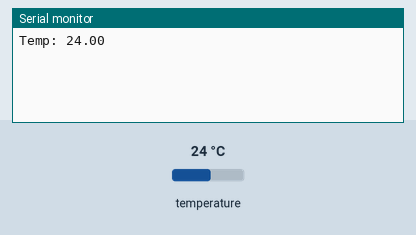
Recording of a sketch running on a simulated Arduino Uno, built with avr-gcc and run on an emulated ATmega328P. Shown: the last lines printed to the serial monitor. Wiring (inferred from the names in the program): DS18B20 sensor: data pin 2. Inputs (shaded band) come from the test bench; at power-on: temperature 24 °C.

Above: at 11.6 s.
11.7 s: temperature set to 12 °C
At 11.7 s:
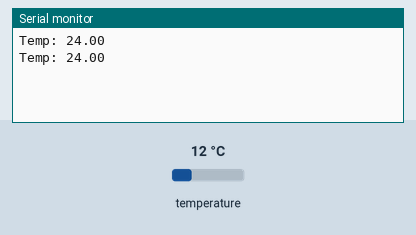
22.5 s: temperature set to 19 °C
At 22.5 s:
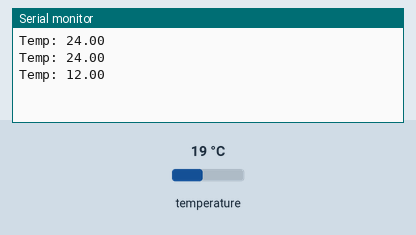
Timing chart, 0 to 25.5 s (numbered marks = the images above; inputs shaded):
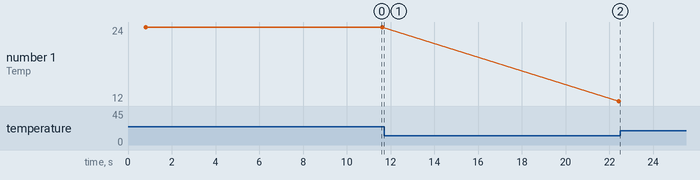

The sketch:

test_rx.ino
```cpp
// #define PIN 2
// #define N_READS 1000

// bool data[N_READS];
// uint8_t reading[N_READS / 2];
// uint8_t curr, index = 0;

// void setup() {
//     pinMode(PIN, OUTPUT);
//     Serial.begin(9600);
//     Serial.println("Begin");
//     digitalWrite(PIN, LOW);
//     delayMicroseconds(750);
//     noInterrupts();
//     pinMode(PIN, INPUT_PULLUP);
//     for (int i = 0; i < N_READS; i++) {
//         data[i] = digitalRead(PIN);
//     }
//     interrupts();
//     for (int j = 0; j < N_READS; ) {
//         curr = data[j];
//         reading[index++] = curr;
//         while (data[++j] == curr) {
//             reading[index]++;
//         }
//         index++;
//     }
//     for (int m = 0; m < N_READS / 2; ) {
//         Serial.print("Status ");
//         Serial.println(reading[m++]);
//         Serial.print("Cycles ");
//         Serial.println(reading[m++]);
//         Serial.println("--------");
//     }
// }

// void loop() {}
```

functions.c
```cpp
// #include <stdint.h>

// //TODO: add initialization function, setting the resolution, make the temp conversion resolution independent

// #define SKIP_ROM    0xCC
// #define READ_ROM    0x33
// #define CONV_T      0x44
// #define READ_SP     0xBE
// #define WRITE_SP    0x4E
// #define COPY_SP     0x48

// //transmit a "0"
// void tx_0(uint8_t pin) {
//     pinMode(pin, OUTPUT);
//     //pull low
//     digitalWrite(pin, LOW);
//     //wait >60 us
//     delayMicroseconds(65);
//     //release
//     pinMode(pin, INPUT_PULLUP);
//     //wait to 70 us
//     delayMicroseconds(5);
// }

// //transmit a "1"
// void tx_1(uint8_t pin) {
//     pinMode(pin, OUTPUT);
//     //pull low
//     digitalWrite(pin, LOW);
//     //wait <15 us
//     delayMicroseconds(10);
//     //release
//     pinMode(pin, INPUT_PULLUP);
//     //wait to 70 us
//     delayMicroseconds(60);
// }

// //transmit a reset pulse
// uint8_t tx_reset(uint8_t pin) {
//     pinMode(pin, OUTPUT);
//     //pull low
//     digitalWrite(pin, LOW);
//     //wait >480 us
//     delayMicroseconds(500);
//     pinMode(pin, INPUT_PULLUP);
//     delayMicroseconds(100);
//     //if bus is not high, return an error
//     //TODO: check if this is correct for this config
//     if (digitalRead(pin) != 1) {
//         return 1;
//     }
//     delayMicroseconds(400);
//     return 0;
// }

// //transmit one byte of data (one command)
// void tx_byte(uint8_t byte, uint8_t pin) {
//     for (int i = 0; i < 8; i++) {
//         //transmission is least significant byte first
//         if ((byte >> i) & 0b00000001) {
//             tx_0(pin);
//         } else {
//             tx_1(pin);
//         }
//     }
// }

// //receive on bit of ouput
// uint8_t rx_bit(uint8_t pin) {
//     pinMode(pin, OUTPUT);
//     //pull low
//     digitalWrite(pin, LOW);
//     //delay for ~3 us
//     delayMicroseconds(3);
//     //set pin to input
//     pinMode(pin, INPUT_PULLUP);
//     //wait for sampling
//     delayMicroseconds(9);
//     //read the value
//     return digitalRead(pin);
// }

// //receive one byte of output
// void rx_byte(uint8_t pin, uint8_t *data) {
//     for (int i = 0; i < 8; i++) {
//         *data <<= 1;
//         *data |= rx_bit(pin);
//     }
// }

// uint8_t instruct_slave(uint8_t command, uint8_t pin) {
//     //send the signal to reset
//     if (tx_reset(pin) != 0) {
//         return 1;
//     }
//     //send ignore rom command
//     tx_byte(SKIP_ROM, pin);
//     //send the tx_command_one_slave
//     tx_byte(command, pin);
//     return 0;
// }

// uint64_t read_rom(uint8_t pin) {
//     //send the signal to reset
//     if (tx_reset(pin) != 0) {
//         return 1;
//     }
//     //send ignore rom command
//     tx_byte(READ_ROM, pin);
//     //create the data
//     uint8_t rx_data;
//     uint64_t rom_code = 0;
//     //read all 8 bytes of the rom code
//     for (int i = 0; i < 8; i++) {
//         rom_code <<= 8;
//         rx_byte(pin, &rx_data);
//         rom_code |= rx_data;
//     }
//     return rom_code;
// }

// float read_temp(uint8_t pin) {
//     float temp = 0;
//     uint8_t data[2];
//     data[0] = data[1] = 0;
//     //send the temp conversion command
//     instruct_slave(CONV_T, pin);
//     //send the signal to reset
//     tx_reset(pin);
//     //send ignore rom command
//     tx_byte(SKIP_ROM, pin);
//     tx_byte(READ_SP, pin);
//     for (int i = 0; i < 2; i++) {
//         rx_byte(pin, data[i]);
//     }
//     //TODO: convert the data to the correct temperature, with the given resolution
// }
```

sensor_interface.ino
```cpp
#define DS18B20_PIN 2
#define SKIP_ROM    0xCC
#define READ_ROM    0x33
#define CONV_T      0x44
#define READ_SP     0xBE
#define WRITE_SP    0x4E
#define COPY_SP     0x48

float temp;

void setup() {
    Serial.begin(9600);
    // uint32_t data[2];
    // data[0] = data[1] = 0;
    // if (read_rom(DS18B20_PIN, data) == 0) {
    //     Serial.println("OK");
    // } else {
    //     Serial.println("Error");
    // }
    // Serial.println("ROM code");
    // Serial.print(data[0], HEX);
    // Serial.println(data[1], HEX);

    // if (read_temp(DS18B20_PIN, &temp) == 0) {
    //     Serial.print("Temp: ");
    //     Serial.println(temp);
    // } else {
    //     Serial.println("Error");
    // }
}

void loop() {
    if (read_temp(DS18B20_PIN, &temp) == 0) {
        Serial.print("Temp: ");
        Serial.println(temp);
    } else {
        Serial.println("Error");
    }
    delay(10000);
}

uint8_t read_rom(uint8_t pin, uint32_t *data) {
    //send the signal to reset
    if (tx_reset(pin) == 1) {
        return 1;
    }
    //send ignore rom command
    // tx_byte(READ_ROM, pin);
    tx_byte(pin, SKIP_ROM);
    tx_byte(pin, READ_SP);
    // tx_byte(CONV_T, pin);
    // bool rx = 0;
    noInterrupts();
    //read all 8 bytes of the rom code
    uint32_t received = 0;
    data++;
    for (int i = 0; i < 8; i++) {
        *data >>= 8;
        received = rx_byte(pin);
        *data |= (received << 24);
        if (i == 3) {
            Serial.println("First 4 bytes:");
            Serial.println(*data, HEX);
            Serial.println("");
            data--;
        }
    }
    Serial.println("Second 4 bytes:");
    Serial.println(*data, HEX);
    Serial.println("");
    interrupts();
    if (tx_reset(pin) == 1) {
        return 1;
    }
    return 0;
}

uint8_t read_temp(uint8_t pin, float *temp) {
    uint16_t rx_bytes = 0;
    //measure temperature
    {
        //send the signal to reset
        if (tx_reset(pin) == 1) {
            return 1;
        }
        //send ignore rom command
        tx_byte(pin, SKIP_ROM);
        tx_byte(pin, CONV_T);
    }
    //wait for conversion
    delay(800);
    //read temperature
    {
        if (tx_reset(pin) == 1) {
            return 1;
        }
        //initialize temp data
        uint16_t received = 0;
        //send ignore rom command
        tx_byte(pin, SKIP_ROM);
        //send read scratchpad command
        tx_byte(pin, READ_SP);
        noInterrupts();
        //read the first two bytes of the scratchpad
        for (int i = 0; i < 2; i++) {
            rx_bytes >>= 8;
            received = rx_byte(pin);
            rx_bytes |= (received << 8);
        }
        if (tx_reset(pin) == 1) {
            return 1;
        }
        interrupts();
    }
    //convert temperature
    {
        rx_bytes <<= 4;
        *temp = rx_bytes / 256.0;
    }
    return 0;
}

//transmit a reset pulse
uint8_t tx_reset(uint8_t pin) {
    noInterrupts();
    //send reset signal
    pinMode(pin, OUTPUT);
    digitalWrite(pin, LOW);
    delayMicroseconds(500);
    //wait for response signal
    pinMode(pin, INPUT);
    delayMicroseconds(100);
    //send error if no response
    if (digitalRead(pin) != 0) {
        return 1;
    }
    delayMicroseconds(400);
    interrupts();
    return 0;
}

//transmit one byte of data
void tx_byte(uint8_t pin, uint8_t byte) {
    noInterrupts();
    for (int i = 0; i < 8; i++) {
        //transmission is least significant bit first
        switch ((byte >> i) & 0b00000001) {
            case 0: //bit is a "0"
                pinMode(pin, OUTPUT);
                digitalWrite(pin, LOW);
                delayMicroseconds(65);
                digitalWrite(pin, HIGH);
                delayMicroseconds(5);
                break;
            case 1: //bit is a "1"
                pinMode(pin, OUTPUT);
                digitalWrite(pin, LOW);
                delayMicroseconds(10);
                digitalWrite(pin, HIGH);
                delayMicroseconds(60);
                break;
        }
        delayMicroseconds(5);
    }
    interrupts();
}

//receive one byte of output
uint8_t rx_byte(uint8_t pin) {
    uint8_t byte = 0;
    bool rx_bit;
    noInterrupts();
    for (int i = 0; i < 8; i++) {
        //right shift byte
        byte >>= 1;
        //send start signal
        pinMode(pin, OUTPUT);
        digitalWrite(pin, LOW);
        delayMicroseconds(3);
        //read response
        pinMode(pin, INPUT);
        delayMicroseconds(10);
        rx_bit = digitalRead(pin);
        delayMicroseconds(53);
        //add rx_bit to byte
        byte |= (rx_bit << 7);
    }
    interrupts();
    return byte;
}
```

Measured:
- plotted number 1: 24 → 12 after the input at 11.7 s, 12 → 19 after the input at 22.5 s
